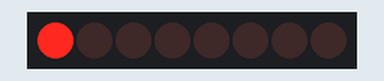
This sketch was run on a simulated Arduino Uno, built with avr-gcc and run on an emulated ATmega328P. Shown: 8 shift-register outputs drawn as a row of LEDs (first output left, lit = HIGH). Wiring (inferred from the names in the program): shift register (74HC595): data pin 5; shift clock pin 3; latch pin 4. Wiring (inferred from the signals the program sends): row of LEDs: on Q0, Q1, Q2, Q3, Q4, Q5, Q6, Q7.

Above: at 0.15 s.
At 0.45 s:
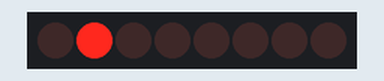
At 1.35 s:
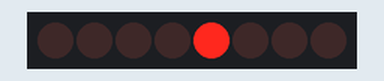
At 2.4 s:
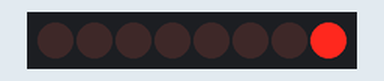
At 4.05 s:
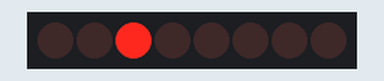
At 5.85 s:
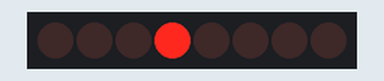
Timing chart, 0 to 6.2 s (numbered marks = the images above):
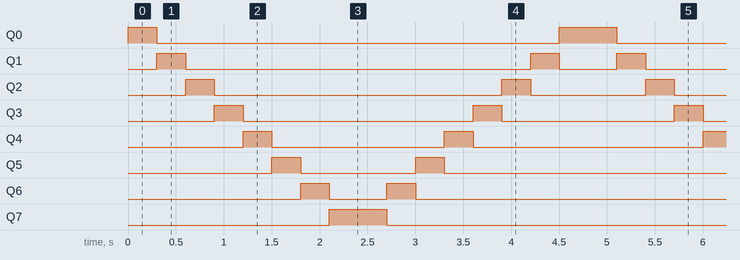

Measured:
- by itself, Q0: repeats every 4.8 s: LOW 4.2 s, HIGH 0.60 s
- by itself, Q1: repeats every 4.8 s: LOW 3.6 s, HIGH 0.30 s, LOW 0.60 s, HIGH 0.30 s
- by itself, Q2: repeats every 4.8 s: LOW 3.0 s, HIGH 0.30 s, LOW 1.2 s, HIGH 0.30 s
- by itself, Q3: repeats every 4.8 s: LOW 2.4 s, HIGH 0.30 s, LOW 1.8 s, HIGH 0.30 s
- by itself, Q4: repeats every 4.8 s: LOW 1.8 s, HIGH 0.30 s, LOW 2.4 s, HIGH 0.30 s
- by itself, Q5: repeats every 4.8 s: LOW 1.2 s, HIGH 0.30 s, LOW 3.0 s, HIGH 0.30 s
- by itself, Q6: repeats every 4.8 s: LOW 0.60 s, HIGH 0.30 s, LOW 3.6 s, HIGH 0.30 s
- by itself, Q7: alternates HIGH for 0.60 s and LOW for 4.2 s

The sketch:

Uno-ShiftRegister-7-Thunder-Single-191209.ino
```cpp
#define DataPin 5
#define LatchPin 4
#define ClockPin 3

void setup() {
      pinMode(DataPin, OUTPUT);
      pinMode(LatchPin, OUTPUT);
      pinMode(ClockPin, OUTPUT);
}

void loop() {
      uint8_t number;

      for (int i = 0; i < 8; i++) {
            digitalWrite(LatchPin, LOW);

            number = 0;
            bitSet(number, i);

            shiftOut(DataPin, ClockPin, MSBFIRST, number);

            digitalWrite(LatchPin, HIGH);
            delay(300);
      }

      for (int i = 0; i < 8; i++) {
            digitalWrite(LatchPin, LOW);

            number = 0;
            bitSet(number, i);

            shiftOut(DataPin, ClockPin, LSBFIRST, number);

            digitalWrite(LatchPin, HIGH);
            delay(300);
      }
}
```
